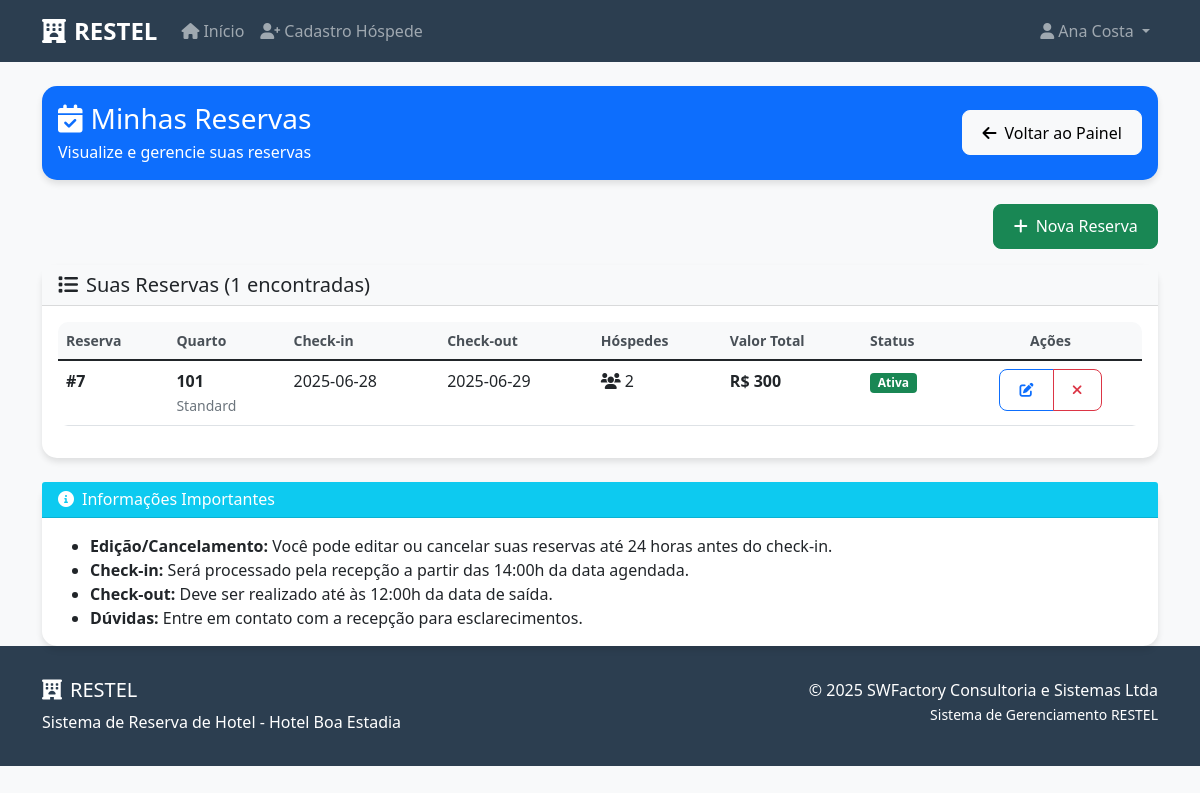
Page /hospede/reservas (signed in) on the committed database.
### tables this page shows
CREATE TABLE reservas (
            id INTEGER PRIMARY KEY AUTOINCREMENT,
            hospede_id INTEGER NOT NULL,
            quarto_id INTEGER NOT NULL,
            data_checkin DATE NOT NULL,
            data_checkout DATE NOT NULL,
            numero_hospedes INTEGER NOT NULL,
            valor_total DECIMAL(10,2) NOT NULL,
            status TEXT NOT NULL CHECK(status IN ('Ativa', 'Cancelada', 'Check-in', 'Check-out')),
            data_reserva TIMESTAMP DEFAULT CURRENT_TIMESTAMP,
            FOREIGN KEY (hospede_id) REFERENCES hospedes (id),
            FOREIGN KEY (quarto_id) REFERENCES quartos (id)
        );

CREATE TABLE quartos (
            id INTEGER PRIMARY KEY AUTOINCREMENT,
            numero TEXT UNIQUE NOT NULL,
            tipo TEXT NOT NULL,
            capacidade INTEGER NOT NULL,
            preco_diaria DECIMAL(10,2) NOT NULL,
            status TEXT NOT NULL CHECK(status IN ('Disponível', 'Ocupado', 'Manutenção')),
            ativo BOOLEAN DEFAULT 1,
            data_cadastro TIMESTAMP DEFAULT CURRENT_TIMESTAMP
        );

### src/restel/app.py (the view)
@app.route('/hospede/reservas')
def minhas_reservas_hospede():
    if 'hospede_id' not in session:
        flash('Acesso negado! Faça login para ver suas reservas.', 'error')
        return redirect(url_for('login_hospede'))
    hospede_id = session['hospede_id']
    conn = get_db_connection()
    reservas_raw = conn.execute('''
        SELECT r.*, q.numero as quarto_numero, q.tipo as quarto_tipo
        FROM reservas r
        JOIN quartos q ON r.quarto_id = q.id
        WHERE r.hospede_id = ?
        ORDER BY r.data_checkin DESC
    ''', (hospede_id,)).fetchall()
    conn.close()
    from datetime import datetime, timedelta
    hoje = datetime.now().date()
    reservas = []
    for reserva in reservas_raw:
        reserva_dict = dict(reserva)
        checkin_date = datetime.strptime(reserva['data_checkin'], '%Y-%m-%d').date()
        limite_edicao = checkin_date - timedelta(days=1)
        reserva_dict['pode_editar'] = (
            reserva['status'] == 'Ativa' and
            hoje < limite_edicao
        )
        reservas.append(reserva_dict)
    return render_template('hospede_reservas.html', reservas=reservas)

### src/restel/app.py (called while the page is built)
def get_db_connection():
    from flask import current_app
    db_path = current_app.config.get('DATABASE', DATABASE)
    conn = sqlite3.connect(db_path)
    conn.row_factory = sqlite3.Row
    return conn

### src/restel/templates/hospede_reservas.html (shortened to what this page needs)
{% extends "base.html" %}
{% block content %}
<div class="container mt-4">
    <div class="row">
        <div class="col-12">
            <div class="card bg-primary text-white">
                <div class="card-body">
                    <div class="row align-items-center">
                        <div class="col-md-8">
                            <h1 class="h3 mb-1">
                                <i class="fas fa-calendar-check me-2"></i>Minhas Reservas
                            </h1>
                            <p class="mb-0">
                                Visualize e gerencie suas reservas
                            </p>
                        </div>
                        <div class="col-md-4 text-md-end">
                            <a href="{{ url_for('painel_hospede') }}" class="btn btn-light">
                                <i class="fas fa-arrow-left me-2"></i>Voltar ao Painel
                            </a>
                        </div>
                    </div>
                </div>
            </div>
        </div>
    </div>
    <div class="row mt-4">
        <div class="col-12">
            <div class="text-end">
                <a href="{{ url_for('nova_reserva_hospede') }}" class="btn btn-success">
                    <i class="fas fa-plus me-2"></i>Nova Reserva
                </a>
            </div>
        </div>
    </div>
    <div class="row mt-3">
        <div class="col-12">
            <div class="card">
                <div class="card-header bg-light">
                    <h5 class="mb-0">
                        <i class="fas fa-list me-2"></i>Suas Reservas ({{ reservas|length }} encontradas)
                    </h5>
                </div>
                <div class="card-body">
                    {% if reservas %}
                        <div class="table-responsive">
                            <table class="table table-hover">
                                <thead class="table-dark">
                                    <tr>
                                        <th>Reserva</th>
                                        <th>Quarto</th>
                                        <th>Check-in</th>
                                        <th>Check-out</th>
                                        <th>Hóspedes</th>
                                        <th>Valor Total</th>
                                        <th>Status</th>
                                        <th class="text-center">Ações</th>
                                    </tr>
                                </thead>
                                <tbody>
                                    {% for reserva in reservas %}
                                    <tr>
                                        <td><strong>#{{ reserva.id }}</strong></td>
                                        <td>
                                            <strong>{{ reserva.quarto_numero }}</strong><br>
                                            <small class="text-muted">{{ reserva.quarto_tipo }}</small>
                                        </td>
                                        <td>{{ reserva.data_checkin }}</td>
                                        <td>{{ reserva.data_checkout }}</td>
                                        <td>
                                            <i class="fas fa-users me-1"></i>{{ reserva.numero_hospedes }}
                                        </td>
                                        <td>
                                            <strong>R$ {{ reserva.valor_total|round(2) }}</strong>
                                        </td>
                                        <td>
                                            {% if reserva.status == 'Ativa' %}
                                                <span class="badge bg-success">{{ reserva.status }}</span>
                                            {% elif reserva.status == 'Check-in' %}
                                                <span class="badge bg-primary">Em Andamento</span>
                                            {% elif reserva.status == 'Check-out' %}
                                                <span class="badge bg-info">Concluída</span>
                                            {% elif reserva.status == 'Cancelada' %}
                                                <span class="badge bg-danger">{{ reserva.status }}</span>
                                            {% endif %}
                                        </td>
                                        <td class="text-center">
                                            {% if reserva.pode_editar %}
                                                <div class="btn-group" role="group">
                                                    <a href="{{ url_for('editar_reserva_hospede', reserva_id=reserva.id) }}"
                                                       class="btn btn-outline-primary btn-sm"
                                                       title="Editar reserva">
                                                        <i class="fas fa-edit"></i>
                                                    </a>
                                                    <button type="button"
                                                            class="btn btn-outline-danger btn-sm"
                                                            title="Cancelar reserva"
                                                            data-reserva-id="{{ reserva.id }}"
                                                            onclick="confirmarCancelamento(this.getAttribute('data-reserva-id'))">
                                                        <i class="fas fa-times"></i>
                                                    </button>
                                                </div>
                                            {% elif reserva.status == 'Ativa' %}
                                                <small class="text-warning">
                                                    <i class="fas fa-clock me-1"></i>Prazo expirado
                                                </small>
                                            {% elif reserva.status in ['Check-in', 'Check-out', 'Cancelada'] %}
                                                <span class="text-muted">-</span>
                                            {% endif %}
                                        </td>
                                    </tr>
                                    {% endfor %}
                                </tbody>
                            </table>
                        </div>
                    {% endif %}
                </div>
            </div>
        </div>
    </div>
    <div class="row mt-4">
        <div class="col-12">
            <div class="card border-info">
                <div class="card-header bg-info text-white">
                    <h6 class="mb-0">
                        <i class="fas fa-info-circle me-2"></i>Informações Importantes
                    </h6>
                </div>
                <div class="card-body">
                    <ul class="mb-0">
                        <li><strong>Edição/Cancelamento:</strong> Você pode editar ou cancelar suas reservas até 24 horas antes do check-in.</li>
                        <li><strong>Check-in:</strong> Será processado pela recepção a partir das 14:00h da data agendada.</li>
                        <li><strong>Check-out:</strong> Deve ser realizado até às 12:00h da data de saída.</li>
                        <li><strong>Dúvidas:</strong> Entre em contato com a recepção para esclarecimentos.</li>
                    </ul>
                </div>
            </div>
        </div>
    </div>
</div>
{% endblock %}

### static/css/calendario.css (style rules this page uses)
.table th { background-color: #f8f9fa; font-weight: 600; font-size: 0.875rem; color: #495057; }

### src/restel/templates/base.html (style rules this page uses)
:root { --primary-color: #2c3e50; --secondary-color: #3498db; --success-color: #27ae60; --danger-color: #e74c3c; --warning-color: #f39c12; --light-bg: #f8f9fa; }
body { font-family: 'Segoe UI', Tahoma, Geneva, Verdana, sans-serif; background-color: var(--light-bg); }
.card { border: none; border-radius: 15px; box-shadow: 0 4px 6px rgba(0, 0, 0, 0.1); transition: transform 0.2s; }
.btn { border-radius: 8px; padding: 0.6rem 1.2rem; font-weight: 500; }
.table { border-radius: 10px; overflow: hidden; }

### rows in the picture
reservas: id "7", quarto_numero "101", quarto_tipo "Standard", data_checkin "2025-06-28", data_checkout "2025-06-29", numero_hospedes "2", valor_total "300", status "Ativa"

### other values in the picture
{{ session.hospede_nome }} "Ana Costa"
{{ reservas|length }} "1"
